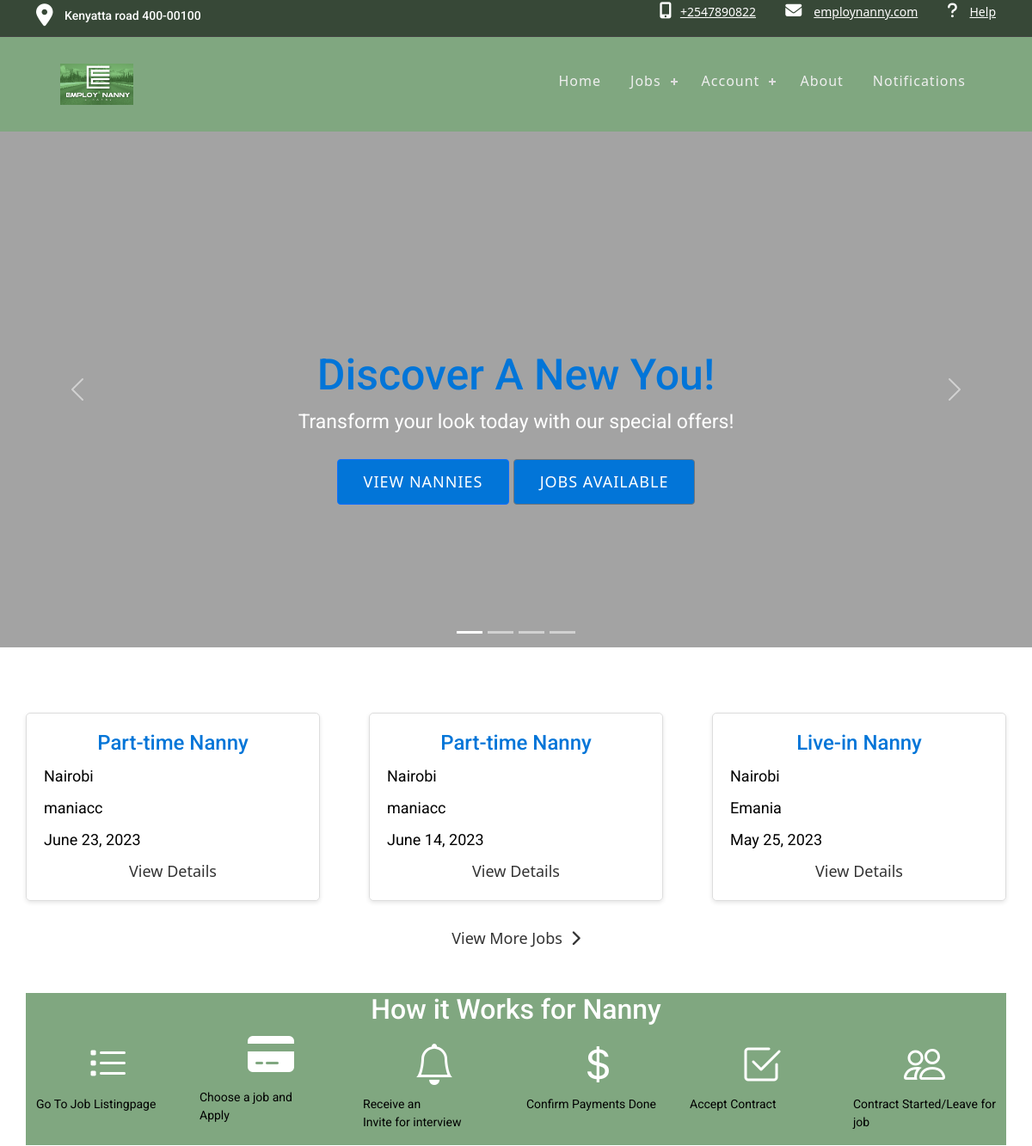
The app's page / (upper part), older data.
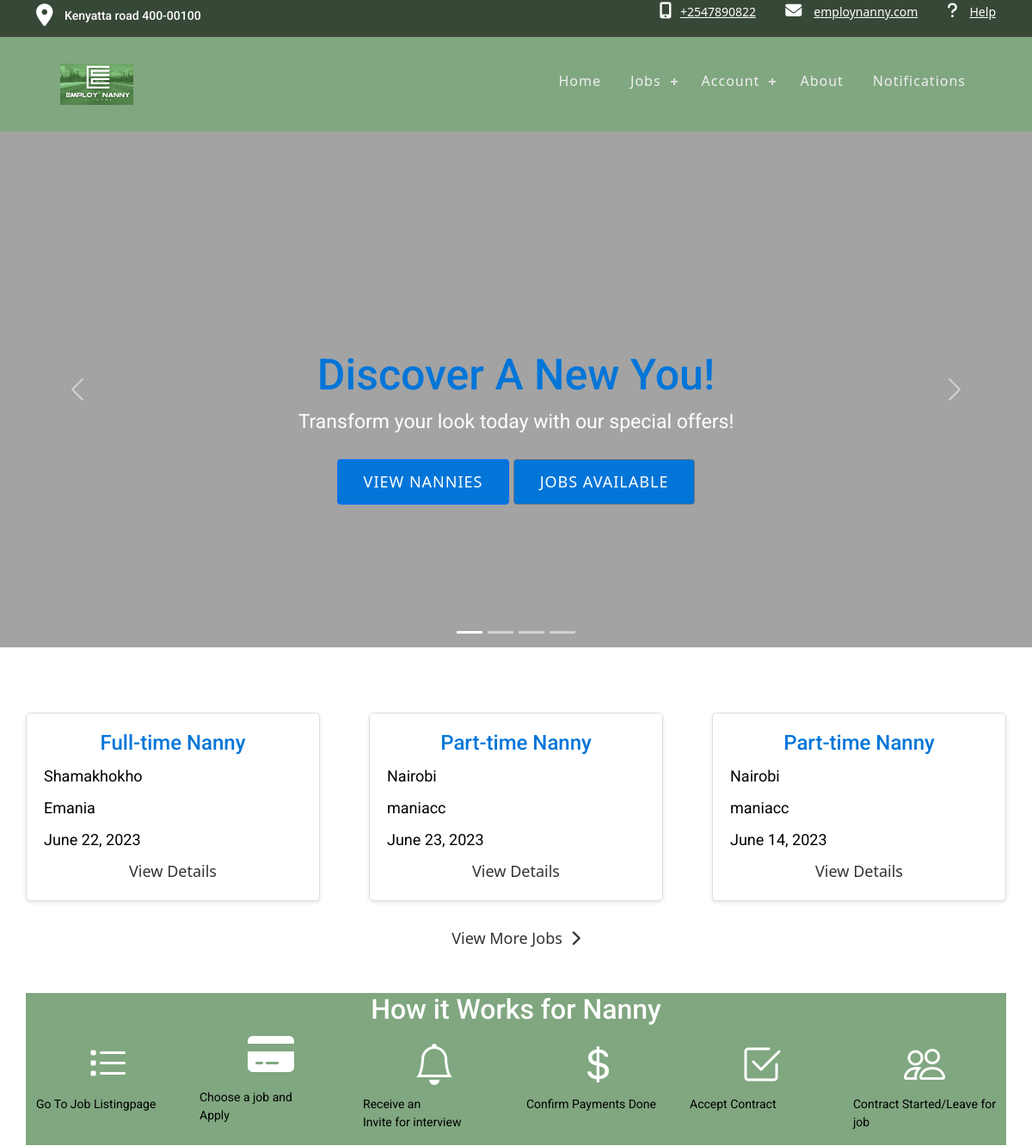
The same page, newer data.
### jobapp/models.py (models this page shows, shortened)
class jobModel(models.Model):
    employer = models.ForeignKey(User, on_delete=models.CASCADE)
    category = models.CharField(max_length=100, choices=CATEGORIES)
    city = models.CharField(max_length=100)
    addresss = models.CharField(max_length=100)
    salary = models.CharField(max_length=100)
    language = models.CharField(max_length=100)
    nanny_age = models.CharField(max_length=100, choices=AGE_GROUP_CHOICES)
    hours_per_day = models.IntegerField(default=2)
    start_date = models.DateField()
    years_of_experience = models.IntegerField(default=0)
    duration = models.CharField(max_length=100, choices=CONTRACT_DURATION)
    date_posted = models.DateTimeField(auto_now_add=True)
    job_description = models.TextField(blank=True)
    days_off = models.CharField(
        max_length=100, choices=DAYS_OFF_CHOICES, default='Every weekend')
    leave_available = models.BooleanField(choices=LEAVE_CHOICES, default=False)
    vacation_days_per_year = models.CharField(
        max_length=100, choices=VACATION_CHOICES, default='Two weeks')

### jobapp/views.py (the view)
# urls.py: 2. Add a URL to urlpatterns:  path('', views.home, name='home')
def home(request):
    recent_jobs = jobModel.objects.order_by('-date_posted')[:3]
    featured_nannies = NannyDetails.objects.order_by('-date_joined')[:3]
    context = {'recent_jobs': recent_jobs,
               'featured_nannies': featured_nannies}
    return render(request, "home/home.html", context)

### jobapp/templatetags/jobapp_tags.py (called while the page is built)
@register.filter(name='has_group')
def has_group(user, group_name):
    return user.groups.filter(name=group_name).exists()

### jobapp/templates/home/home.html (shortened to what this page needs)
{% extends 'jobapp/base.html' %} {% block content %} {%load static%}
{%load jobapp_tags%}
<div id="slider-home" class="carousel slide carousel-height" data-ride="carousel" data-interval="false">
  <ul class="carousel-indicators">
    <li data-target="#slider-home" data-slide-to="0" class="active"></li>
    <li data-target="#slider-home" data-slide-to="1"></li>
    <li data-target="#slider-home" data-slide-to="2"></li>
    <li data-target="#slider-home" data-slide-to="3"></li>
  </ul>
  <div class="carousel-inner">
    <div class="carousel-item active video-player">
      <video autoplay muted loop onended="nextSlide()">
        <source src="{% static 'videos/video1.mp4' %}" type="video/mp4" />
      </video>
      <div class="carousel-caption">
        <h3>discover a new you!</h3>
     <p class="text-center">Transform your look today with our special offers!</p>
{% if request.user|has_group:"employer" %}
    <a class="btn btn-primary" href="{% url 'nannies' %}">View Nannies</a>
        <a class="btn btn-primary" href="{% url 'jobPosting' %}">Post Job</a>
{% elif request.user|has_group:"nanny" %}
<a class="btn btn-secondary" href="{% url 'job_listing' %}">Jobs Available</a>
<a class="btn btn-secondary" href="{% url 'job_application_status' %}">My Applications</a>
{% else %}
    <a class="btn btn-primary" href="{% url 'nannies' %}">View Nannies</a>
<a class="btn btn-secondary" href="{% url 'job_listing' %}">Jobs Available</a>
{% endif %}
      </div>
    </div>
  </div>
  <a class="carousel-control-prev" href="#slider-home" data-slide="prev">
    <span class="carousel-control-prev-icon"></span>
  </a>
  <a class="carousel-control-next" href="#slider-home" data-slide="next">
    <span class="carousel-control-next-icon"></span>
  </a>
</div>
{% include 'home/recent_posted_jobs.html' %}
{% include 'home/nanny_how_it_works.html'%}
{% endblock %}

### jobapp/templates/home/recent_posted_jobs.html
<div class="recent-jobs">
  <h2 class="recent-jobs-heading">Recently Posted Jobs:</h2>
  <div class="jobs-container">
    {% for job in recent_jobs %}
    <div class="job-card">
      <h3>{{ job.category }}</h3>
      <p>{{ job.city }}</p>
      <p>{{ job.employer }}</p>
      <p>{{ job.start_date }}</p>
      <a href="{% url 'job_detail' job.id %}">View Details</a>
    </div>
    {% endfor %}
  </div>
  <div class="view-more-container">
    <a href="{% url 'job_listing' %}" class="view-more-link">
      View More Jobs <i class="fa fa-chevron-right"></i>
    </a>
  </div>
</div>

Row changes from the older to the newer data that the page shows:
no longer on this page (row unchanged): jobModel: category "Live-in Nanny", city "Nairobi", employer "Emania", start_date "May 25, 2023"
added jobModel: category "Full-time Nanny", city "Shamakhokho", employer "Emania", start_date "June 22, 2023"
